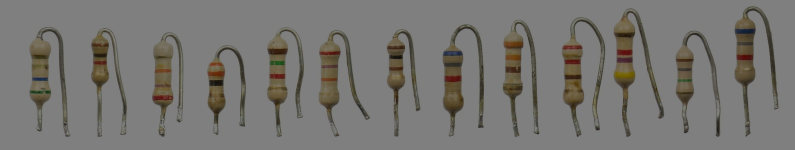
#> input picture projects/eixo_resistor/images/norm.jpg, 1589 x 299 px, given in place of the camera (shown at 1/2 size)
$ python detector_resistores.py
#> lines starting #> are read from the running program, lines starting #| are printed output that depends on the picture; after the words box and inside, x2 and y2 are one past the last pixel; in counts of white or black regions, pixels touching at a corner belong together
# -*- coding: utf-8 -*-
"""
Created on Wed Dec 16 22:41:37 2020

@author: Mailson
"""

import cv2
import numpy as np
from matplotlib import pyplot as plt

#Função de controle do Trackbar de controle do limite inferior do algoritmo de Canny
def on_trackbar_canny_inf(canny_inf_slider):
    global canny_inf
    canny_inf = canny_inf_slider

#Função de controle do Trackbar de controle do limite superior do algoritmo de Canny
def on_trackbar_canny_sup(canny_sup_slider):
    global canny_sup
    canny_sup = canny_sup_slider

#Função que calcula os pontos da equação da reta sobre uma matriz de pixels
def straightEquation(m, step, cnt, angle, point):
    if angle%90 == 0:
        if angle == 0:
            x = point[0] + cnt
            y = point[1]
        elif angle == 90:
            x = point[0]
            y = point[1] + cnt
        elif angle == 180:
            x = point[0] - cnt
            y = point[1]
        elif angle == 270:
            x = point[0]
            y = point[1] - cnt
    else:
        x = step*cnt
        y = m*x
        if angle > 0 and angle < 136:
            x = int(x) + point[0]
            y = int(y) + point[1]

        elif angle > 135 and angle < 316:
            x = -int(x) + point[0]
            y = -int(y) + point[1]

        elif angle > 315 and angle < 360:
            x = int(x) + point[0]
            y = int(y) + point[1]

    return int(x),int(y)

#Função que, partindo de um ponto central, encontra a borda do objeto
#em uma determinada direção
def findEndPoint(angle,center,mat):
    m = np.tan(np.deg2rad(angle))

    stop_criteria = int(np.sqrt(2)*max(mat.shape))*2

    if m > 100:
        m = 100

    if abs(m) > 1:
        step = 1/m
    elif abs(m) == 0:
        step = 0.1
    else:
        step = 0.1
    cnt = 0
    p = 255
    pos = (0,0)
    while p == 255 and cnt < stop_criteria:
        x,y = straightEquation(m, step, cnt, angle, center)
        if y < mat.shape[0] and x < mat.shape[1]:
            p = mat[y,x]
        else:
            break
        pos = (x,y)
        cnt+=1
    return pos

#Função que retorna todos os pontos de uma reta que liga dois
#pontos determinados
def getLinePoints(begin_point, end_point,mat):
    points = []
    points.append(begin_point)
    if end_point[0] == begin_point[0]:
        for i in range(min(begin_point[1],end_point[1]),max(begin_point[1],end_point[1])):
            if end_point[0]+i < mat.shape[0]-1:
                points.append((end_point[0]+i,end_point[0]))
            else:
                return points

    elif end_point[1] == begin_point[1]:
        for i in range(min(begin_point[0],end_point[0]),max(begin_point[0],end_point[0])):
            if end_point[0]+i < mat.shape[1]-1:
                points.append((end_point[1],end_point[0]+i))
            else:
                return points
    else:
        cnt = 0
        m = (end_point[1]-begin_point[1])/(end_point[0]-begin_point[0])
        angle = int(np.rad2deg(np.arctan(m)))
        if angle < 0:
            angle = angle + 180
        dist = 11
        stop_criteria = int(np.sqrt(2)*max(mat.shape))*30

        if m > 100:
            m = 100
        if abs(m) > 1:
            step = 1/m
        elif abs(m) == 0:
            step = 0.1
        else:
            step = 0.1
        global c
        while dist > 2 and cnt < stop_criteria:

            y,x = straightEquation(m, step, cnt, angle, begin_point)

            dist = np.sqrt((end_point[0]-y)**2+(end_point[1]-x)**2)

            if y < mat.shape[1]-1 and x < mat.shape[0]-1:
                points.append((y,x))
            else:
                return points

            cnt += 1
            cv2.circle(mat, (y, x), 1, (255, 0, 0), -1)
        if cnt == stop_criteria:
            points = []
    return points

captura = cv2.VideoCapture(0)

if not captura.isOpened():
    print("Erro ao abrir a câmera")
else:
    captura.set(cv2.CAP_PROP_FRAME_WIDTH, 640)
    captura.set(cv2.CAP_PROP_FRAME_HEIGHT, 480)
    width = captura.get(cv2.CAP_PROP_FRAME_WIDTH)
    height = captura.get(cv2.CAP_PROP_FRAME_HEIGHT)

    cv2.namedWindow("original",cv2.WINDOW_NORMAL)
    cv2.namedWindow("canny",cv2.WINDOW_NORMAL)
    cv2.namedWindow("saida",cv2.WINDOW_NORMAL)

    canny_inf = 120
    canny_inf_max = 550
    canny_inf_slider = 120

    canny_sup = 170
    canny_sup_max = 600
    canny_sup_slider = 170

    cv2.createTrackbar("canny inf","canny", canny_inf_slider, canny_inf_max, on_trackbar_canny_inf)
    on_trackbar_canny_inf(canny_inf)

    cv2.createTrackbar("canny sup","canny", canny_sup_slider, canny_sup_max, on_trackbar_canny_sup)
    on_trackbar_canny_sup(canny_sup)
    sub = False
    filt = False
    while(1):
        ret, img = captura.read()
#> img is the input picture: shape (299, 1589, 3); mean B, G, R 114.4, 117.9, 119.6

        #Remoção das primeiras linhas da imagem que continham textos
        #com a data e hora da captura
        img = img[20:img.shape[1],:,:]
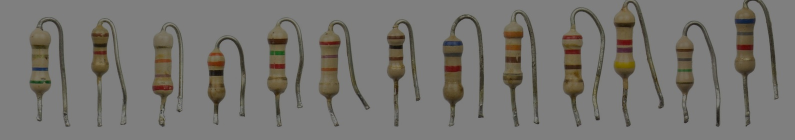
#> img: shape (279, 1589, 3) (shown at 1/2 size); mean B, G, R 113.5, 117.2, 119.1

        #Função de remoção do fundo da cena, porém, não funcionou muito bem
        if sub:
            background = cv2.imread("background.jpg")
            img = abs(img-background)

        #Habilitação do filtro
        if filt:
            img = cv2.medianBlur(img,5)

        #Normalização e conversão da imagem para grayscale
        norm = np.zeros(img.shape,np.uint8)
        norm = cv2.normalize(img, norm, 0, 127, cv2.NORM_MINMAX)
        gray = cv2.cvtColor(norm, cv2.COLOR_BGR2GRAY)
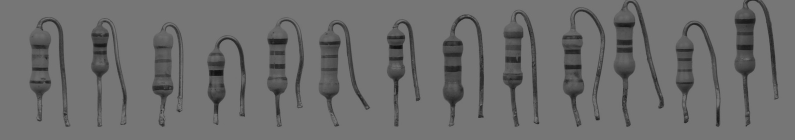
#> gray: shape (279, 1589) (shown at 1/2 size); min 11, max 123, mean 109

        #Adaptação da imagem para o destaque dos resistores
        if canny_sup > canny_inf:
            canny = cv2.Canny(gray, canny_inf, canny_sup)
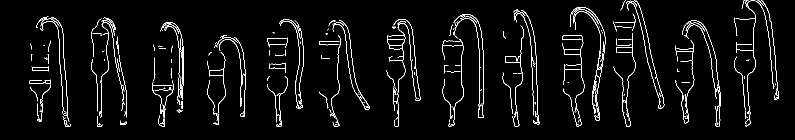
#> canny: shape (279, 1589) (shown at 1/2 size); 3.4% white in thin lines or dots, all inside (x1, y1, x2, y2) = (59, 0, 1558, 254)
        kernel = np.ones((5,5), np.uint8)
        canny_modified = cv2.dilate(canny,kernel, iterations = 3)
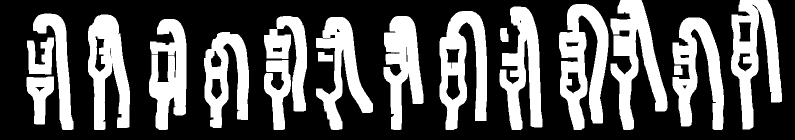
#> canny_modified: shape (279, 1589) (shown at 1/2 size); 35.1% white; 19 white regions

        #Função que encontra os contornos dos resistores
        contours, hierarchy = cv2.findContours(canny_modified,cv2.RETR_TREE,cv2.CHAIN_APPROX_SIMPLE)
#> contours = 39 contours, 3 with area under 20; largest, box (x1, y1, x2, y2) and area: (1118, 8, 1217, 260) 14758, (879, 22, 974, 260) 13912, (1462, 0, 1564, 259) 13838, (1221, 0, 1335, 260) 12848, (176, 29, 260, 260) 11964

        #Criação da imagem de saída
        out = np.copy(img)

        centers = []

        #Processo para encontrar os centroides
        cnt1 = 1
        for c in contours:
            if len(c) > 100: #Limitar para descartar contornos pequenos que não são resistores
                M = cv2.moments(c)
                cX = int(M["m10"] / M["m00"])
                cY = int(M["m01"] / M["m00"])
                centers.append([cX,cY])
                cv2.circle(out, (cX, cY), 5, (255, 0, 0), -1)
                cv2.putText(out, "Resistor " + str(cnt1), (centers[-1][0] - 25, centers[-1][1] - 25),\
                            cv2.FONT_HERSHEY_SIMPLEX, 0.5, (0, 0, 255), 2)
                cnt1 += 1
#> this loop made 39 passes
#> (cX, cY) on passes 4, 7, 11, 12, 15, 17, 20, 22, 26, 27, 30, 32: (555, 180), (450, 153), (338, 146), (1395, 140), (683, 138), (804, 129), (580, 108), (214, 136), (117, 126), (924, 135), (1046, 139), (1165, 128)
#> c on pass 19: [[811, 94], [812, 93], [813, 94], [812, 95]]
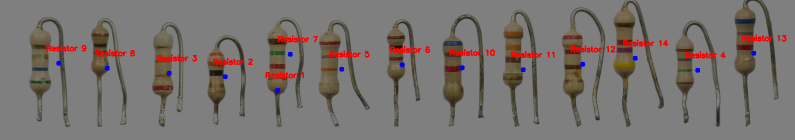
#> out: shape (279, 1589, 3) (shown at 1/2 size); 2.06% of pixels changed, all inside (x1, y1, x2, y2) = (93, 69, 1573, 186)
#> after the loop, centers = [[555, 180], [450, 153], [338, 146], [1395, 140], [683, 138], [804, 129], [580, 108], [214, 136], [117, 126], [924, 135], [1046, 139], [1165, 128], [1507, 106], [1270, 116]]; cnt1 = 15

        #Análise dos centros para encontrar o eixo
        if len(centers) > 0:
            #Listas que irão armazenar as componentes de cores que passam pelo
            #eixo de todos os resistores
            red = []
            green = []
            blue = []
            for c in range(len(centers)):
                #Listas que irão armazenar os pontos finais das retas
                r1 = []
                r2 = []
                r3 = []
                r4 = []

                #Passo do ângulo das retas
                angle_step = 5
                angles = np.arange(0,90,3)

                #Método para encontrar os pontos finais das retas para todos
                #os ângulos de acordo com o passo determinado
                for ang in angles:
                    r1.append(findEndPoint(ang, centers[c], canny_modified))
                    r2.append(findEndPoint(ang+90, centers[c], canny_modified))
                    r3.append(findEndPoint(ang+180, centers[c], canny_modified))
                    r4.append(findEndPoint(ang+270, centers[c], canny_modified))

                #Listas que irão armazenar a largura e o comprimento encontrados
                #dos resistores de acordo com as retas
                w = []
                l = []

                #Cálculo da distância euclidiana entre os pontos finais das retas
                #encontradas e o centroide do resistor

                #Os comprimentos das retas que são defasadas 180° (mesma orientação)
                #são somados e acrescentados na lista
                for i in range(len(r3)):
                    l1 = np.sqrt((centers[c][0]-r1[i][0])**2+(centers[c][1]-r1[i][1])**2)
                    l2 = np.sqrt((centers[c][0]-r2[i][0])**2+(centers[c][1]-r2[i][1])**2)
                    l3 = np.sqrt((centers[c][0]-r3[i][0])**2+(centers[c][1]-r3[i][1])**2)
                    l4 = np.sqrt((centers[c][0]-r4[i][0])**2+(centers[c][1]-r4[i][1])**2)
                    w.append(l1+l3)
                    l.append(l2+l3)

                #Verificação da medida mais longa, indicando a orientação do
                #eix principal e os pontos final e inicial da reta do eixo
                if len(np.where(max((max(w),max(l))) == w)[0]) != 0:
                    i = np.where(max((max(w),max(l))) == w)[0][0]
                    begin_point = r3[i]
                    end_point = r1[i]
                elif len(np.where(max((max(w),max(l))) == l)[0]) != 0:
                    i = np.where(max((max(w),max(l))) == l)[0][0]
                    begin_point = r4[i]
                    end_point = r2[i]

                orientation = angles[i]

                #Exibição do ponto final e inicial da reta na imagem
                cv2.circle(out, begin_point, 5, (255, 0, 0), -1)
                cv2.circle(out, end_point, 5, (0, 0, 255), -1)

                '''cv2.line(canny,(centers[c][0],centers[c][1]), (r1[i][0],r1[i][1]), (255,255,255), 1)
                cv2.line(canny,(centers[c][0],centers[c][1]), (r2[i][0],r2[i][1]), (255,255,255), 1)
                cv2.line(canny,(centers[c][0],centers[c][1]), (r3[i][0],r3[i][1]), (255,255,255), 1)
                cv2.line(canny,(centers[c][0],centers[c][1]), (r4[i][0],r4[i][1]), (255,255,255), 1)'''

                #Pontos da reta que conecta o ponto final e o inicial
                pontos = getLinePoints(begin_point, end_point,out)
                r = np.zeros(len(pontos))
                g = np.zeros(len(pontos))
                b = np.zeros(len(pontos))

                #Obtenção das cores nos pontos da reta
                for i in range(len(r)):
                    r[i] = img[pontos[i][1],pontos[i][0],2]
                    g[i] = img[pontos[i][1],pontos[i][0],1]
                    b[i] = img[pontos[i][1],pontos[i][0],0]

                red.append(r)
                green.append(g)
                blue.append(b)
#> this loop made 14 passes
#> angle_step on pass 1: 5
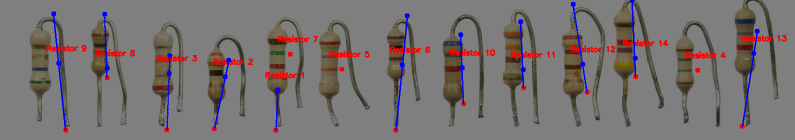
#> out: shape (279, 1589, 3) (shown at 1/2 size); 1.43% of pixels changed, all inside (x1, y1, x2, y2) = (102, 0, 1520, 266)


            '''cv2.line(out, r1[i], r2[i], (0,255,0), 2)
            cv2.line(out,r2[i], r3[i], (0,255,0), 2)
            cv2.line(out,r3[i], r4[i], (0,255,0), 2)
            cv2.line(out,r4[i], r1[i], (0,255,0), 2)'''

        #Exibição das imagens
        cv2.imshow("original", img)
        cv2.imshow("canny", canny_modified)
        cv2.imshow("saida", out)

        #Funções do teclado
        k = chr(cv2.waitKey(10) & 0xff)
#> (key Esc is pressed here)
        if ord(k) == 27:
            cv2.destroyAllWindows()
            plt.close('all')
            break
        elif k == 'b':
            cv2.imwrite("./background.jpg",img)
        elif k == 's':
            sub = not sub
        elif k == 'f':
            filt = not filt

#Função para plotar as cores do eixo principal. Recebe como parâmetro as lista
#das componentes de cores no eixo e o índice indicando qual resistor da cena
#deve ser exibido. Além disso, indica-se o número da figura para que se possa
#ter múltiplas janelas de gráficos
def plotRGB(red,green,blue,index,fignum):
    plt.figure(fignum,[15,15])
    plt.subplot(311)
    plt.plot(red[index], color = "red")
    plt.title("Componente R do eixo")

    plt.subplot(312)
    plt.plot(green[index], color = "green")
    plt.title("Componente G do eixo")

    plt.subplot(313)
    plt.plot(blue[index], color = "blue")
    plt.title("Componente B do eixo")
